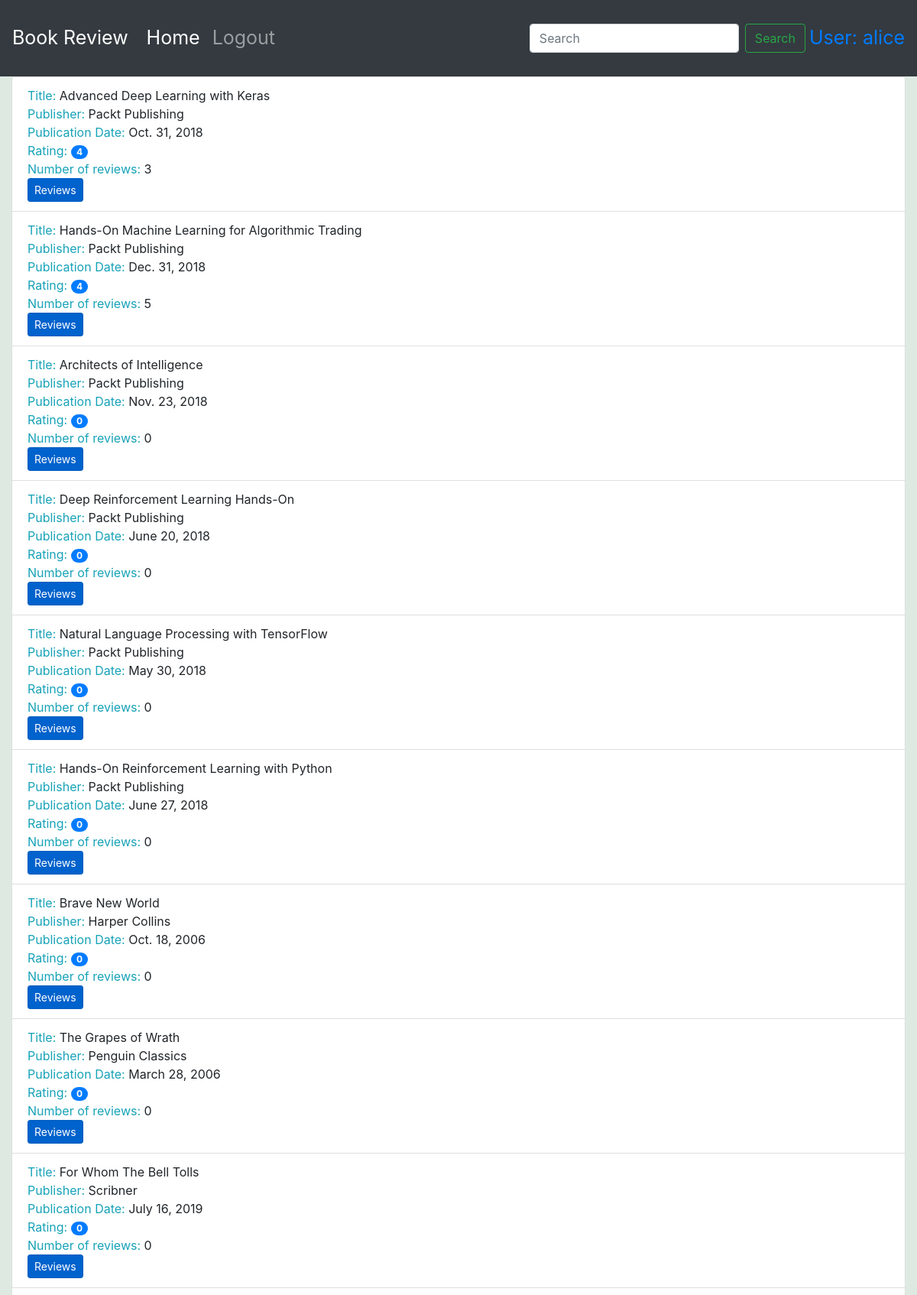
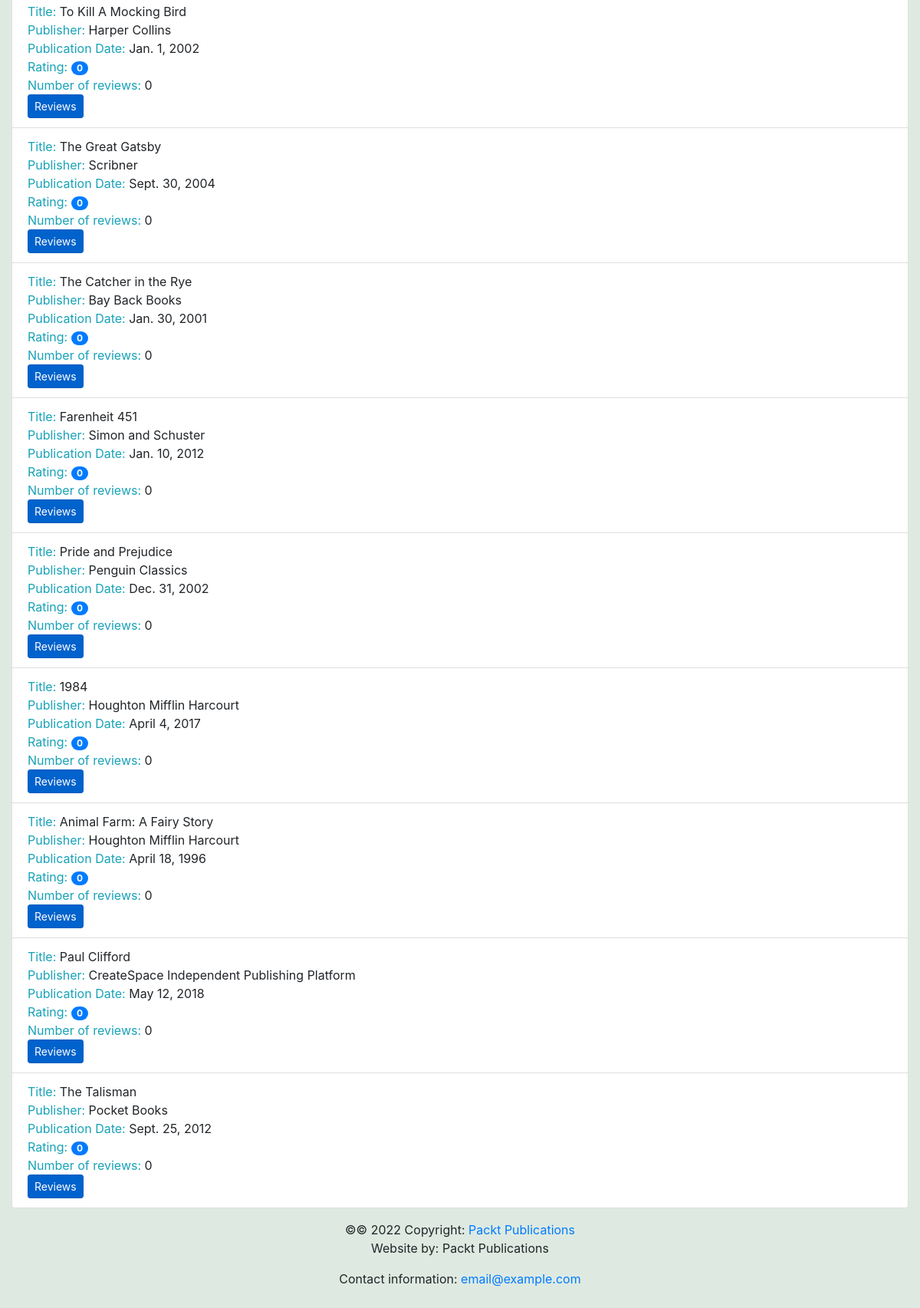
/books/ (signed in), run on the app's committed database (2 pictures, top to bottom).
### reviews/models.py (models this page shows, shortened)
class Book(models.Model):
    title = models.CharField(
        max_length=70,
        help_text="The title of the book."
    )
    publication_date = models.DateField(
        verbose_name="Date the book was published."
    )
    isbn = models.CharField(
        max_length=20,
        verbose_name="ISBN number of the book."
    )
    publisher = models.ForeignKey(
        Publisher,
        on_delete=models.CASCADE
    )
    contributors = models.ManyToManyField(
        'Contributor',
        through="BookContributor"
    )
    cover = models.ImageField(
        null=True,
        upload_to="book_covers/"
    )
    sample = models.FileField(
        null=True,
        upload_to='book_samples/'
    )

class Publisher(models.Model):
    name = models.CharField(
        max_length=50,
        help_text="The name of the Publisher."
    )
    website = models.URLField(
        help_text="The Publisher's website."
    )
    email = models.EmailField(
        help_text="The Publisher's email address."
    )
    def __str__(self):
        return self.name

### reviews/views.py (the view)
# urls.py: path('books/', views.book_list, name='book_list'),
def book_list(request):
    books = Book.objects.all()
    book_list = []
    for book in books:
        reviews = book.review_set.all()
        if reviews is not None:
            book_rating = average_rating([review.rating for review in reviews])
            number_of_reviews = len(reviews)
        else:
            book_rating = None
            number_of_reviews = 0
        book_list.append({'book': book,
                          'book_rating': book_rating,
                          'number_of_reviews': number_of_reviews})
        context = {
            'book_list': book_list
        }
    return render(request, 'reviews/book_list.html', context)

### reviews/utils.py (called while the page is built)
def average_rating(rating_list):
    if not rating_list:
        return 0
    return round(sum(rating_list) / len(rating_list))

### reviews/templates/reviews/book_list.html (shortened to what this page needs)
{% extends 'base.html' %}
{% block content %}
<ul class="list-group">
 {% for item in book_list %}
 <li class="list-group-item">
  <span class="text-info">Title: </span>
  <span>{{item.book.title }}</span>
  <br>
  <span class="text-info">Publisher: </span>
  <span>{{item.book.publisher }}</span>
  <br>
  <span class="text-info">Publication Date: </span>
  <span>{{item.book.publication_date }}</span>
  <br>
  <span class="text-info">Rating: </span>
  <span class="badge badge-primary badge-pill">{{ item.book_rating }}</span>
  <br>
  <span class="text-info">Number of reviews: </span>
  <span>{{item.number_of_reviews }}</span>
  <br>
  <a class="btn btn-primary btn-sm active" role="button" aria-pressed="true" href="/books/{{ item.book.id}}/">Reviews</a>
 </li>
 {% endfor %}
</ul>
{% endblock %}

### templates/base.html (shortened to what this page needs)
<!doctype html>
<html lang="en">
  <head>
    <link rel="stylesheet" href="https://stackpath.bootstrapcdn.com/bootstrap/4.4.1/css/bootstrap.min.css">
    <link rel="stylesheet" href="https://cdnjs.cloudflare.com/ajax/libs/font-awesome/4.7.0/css/font-awesome.min.css">
  </head>
  <body style="background-color: rgb(222, 234, 225)">
      <nav class="navbar navbar-expand-sm navbar-dark bg-dark sticky-top">
        <a class="navbar-brand" href="/">Book Review</a>
        <div class="collapse navbar-collapse" id="navbarSupportedContent">
          <ul class="navbar-nav mr-auto">
            <li class="nav-item active">
              <a class="nav-link" href="/books/">Home <span class="sr-only">(current)</span></a>
            </li>
            {% if user.is_authenticated %}
            <li class="nav-item">
              <a class="nav-link" href="/accounts/logout">Logout</a>
            </li>
            {% else %}
            <li class="nav-item">
              <a class="nav-link" href="/accounts/login">Login</a>
            </li>
            {% endif %}
          </ul>
          <form class="form-inline my-2 my-lg-0" method="get" action="/book-search">
            <input class="form-control mr-sm-2" type="search" placeholder="Search" aria-label="Search" name="search" min_length=3 value="{{ search_text }}">
            <button class="btn btn-outline-success my-2 my-sm-0" type="submit" name="search_in" value="title">Search</button>
          </form>
          {% if user.is_authenticated %}
          <ul class="navbar-nav">
            <li class="nav-item active">
              <a style="margin-left: 5px;" href="/accounts/profile/">User: {{ request.user.username}}</a>
            </li>
          </ul>
          {% endif %}
        </div>
      </nav>
    <div class="container-fluid">
       {% block content %}{% endblock %}
    </div>
    <footer class="page-footer font-small blue">
      <div class="footer-copyright text-center py-3">&copy;© 2022 Copyright:
        <a href="https://www.packtpub.com"> Packt Publications</a>
        <p>Website by: Packt Publications</p>
        <p>Contact information: <a href="mailto:email@example.com">email@example.com</a></p>
      </div>
    </footer>
  </body>
</html>

### templates/base.html (style rules this page uses)
.navbar { min-height: 100px; font-size: 25px; }
.navbar-brand { font-size: 25px; }

### data on the page
Book: book "Advanced Deep Learning with Keras", book.publisher "Packt Publishing", book.publication_date "Oct. 31, 2018", book_rating "4", number_of_reviews "3"
Book: book "Hands-On Machine Learning for Algorithmic Trading", book.publisher "Packt Publishing", book.publication_date "Dec. 31, 2018", book_rating "4", number_of_reviews "5"
Book: book "Architects of Intelligence", book.publisher "Packt Publishing", book.publication_date "Nov. 23, 2018", book_rating "0", number_of_reviews "0"
Book: book "Deep Reinforcement Learning Hands-On", book.publisher "Packt Publishing", book.publication_date "June 20, 2018", book_rating "0", number_of_reviews "0"
Book: book "Natural Language Processing with TensorFlow", book.publisher "Packt Publishing", book.publication_date "May 30, 2018", book_rating "0", number_of_reviews "0"
Book: book "Hands-On Reinforcement Learning with Python", book.publisher "Packt Publishing", book.publication_date "June 27, 2018", book_rating "0", number_of_reviews "0"
Book: book "Brave New World", book.publisher "Harper Collins", book.publication_date "Oct. 18, 2006", book_rating "0", number_of_reviews "0"
Book: book "The Grapes of Wrath", book.publisher "Penguin Classics", book.publication_date "March 28, 2006", book_rating "0", number_of_reviews "0"
Book: book "For Whom The Bell Tolls", book.publisher "Scribner", book.publication_date "July 16, 2019", book_rating "0", number_of_reviews "0"
Book: book "To Kill A Mocking Bird", book.publisher "Harper Collins", book.publication_date "Jan. 1, 2002", book_rating "0", number_of_reviews "0"
Book: book "The Great Gatsby", book.publisher "Scribner", book.publication_date "Sept. 30, 2004", book_rating "0", number_of_reviews "0"
Book: book "The Catcher in the Rye", book.publisher "Bay Back Books", book.publication_date "Jan. 30, 2001", book_rating "0", number_of_reviews "0"
Book: book "Farenheit 451", book.publisher "Simon and Schuster", book.publication_date "Jan. 10, 2012", book_rating "0", number_of_reviews "0"
Book: book "Pride and Prejudice", book.publisher "Penguin Classics", book.publication_date "Dec. 31, 2002", book_rating "0", number_of_reviews "0"
Book: book "1984", book.publisher "Houghton Mifflin Harcourt", book.publication_date "April 4, 2017", book_rating "0", number_of_reviews "0"
Book: book "Animal Farm: A Fairy Story", book.publisher "Houghton Mifflin Harcourt", book.publication_date "April 18, 1996", book_rating "0", number_of_reviews "0"
Book: book "Paul Clifford", book.publisher "CreateSpace Independent Publishing Platform", book.publication_date "May 12, 2018", book_rating "0", number_of_reviews "0"
Book: book "The Talisman", book.publisher "Pocket Books", book.publication_date "Sept. 25, 2012", book_rating "0", number_of_reviews "0"

### other printed values
{{ request.user.username }} "alice"
